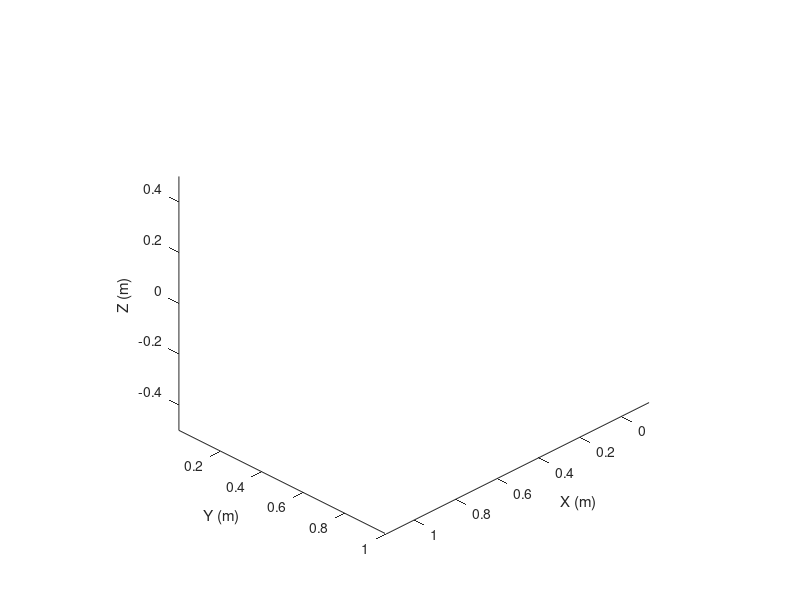

MATLAB code for this plot: (Note: this script raises an error after producing the figure.)
function bookPassingDemo()
% bookPassingDemo  Coordinate four robots to pass books between start and end poses.
%
%   The demo instantiates the LinearUR3, MotomanGP4, KUKAkr3 and AUBOi5
%   robots and has them pass red, blue and green books along a straight
%   line.  Start and end poses for each book are defined near the top of
%   this function.  Adjusting those poses is all that is required to move
%   the start or end locations – as long as the poses remain within the
%   robots' workspaces the robots will automatically compute new inverse
%   kinematics solutions for the hand-off.

% Copyright (c) 2024

%% Environment setup ---------------------------------------------------
close all; clc;

% Ensure the robot model folders and RVCTools are on the MATLAB path.
addpath(genpath(fullfile(pwd,'rvctools')));
addpath(fullfile(pwd,'@LinearUR3'));
addpath(fullfile(pwd,'@MotomanGP4'));
addpath(fullfile(pwd,'@KUKAkr3'));
addpath(fullfile(pwd,'@AUBOi5'));

figure('Color','w');
axis equal;
view(135,30);
hold on;
xlabel('X (m)'); ylabel('Y (m)'); zlabel('Z (m)');
light('Position',[0 0 10],'Style','infinite');
camlight headlight;

%% Robot instances ------------------------------------------------------
robotSequence = {
    struct('name','LinearUR3', 'instance', LinearUR3(transl(0, 0, 0)),      'color',[0.9 0.3 0.3])
    struct('name','MotomanGP4','instance', MotomanGP4(transl(0.9, 0, 0.0)), 'color',[0.3 0.3 0.9])
    struct('name','KUKAkr3',   'instance', KUKAkr3(transl(1.8, 0, 0.0)),    'color',[0.3 0.9 0.3])
    struct('name','AUBOi5',    'instance', AUBOi5(transl(2.7, 0, 0.0)),     'color',[0.9 0.7 0.3])
};

for rIdx = 1:numel(robotSequence)
    robot = robotSequence{rIdx}.instance.model;
    if isempty(robotSequence{rIdx}.instance.homeQ)
        qMid = mean(robot.qlim,2)';
    else
        qMid = robotSequence{rIdx}.instance.homeQ;
    end
    robotSequence{rIdx}.currentQ = qMid;
    robot.animate(qMid);
end

%% Book configuration --------------------------------------------------
books = {
    struct('label','Red Book',  'mesh','redBook.ply',  'start', transl(0.0, -0.3, 0.75) * trotz(pi/2), 'finish', transl(2.9, -0.3, 0.75) * trotz(pi/2))
    struct('label','Blue Book', 'mesh','blueBook.ply', 'start', transl(0.0,  0.0, 0.75) * trotz(pi/2), 'finish', transl(2.9,  0.0, 0.75) * trotz(pi/2))
    struct('label','Green Book','mesh','greenBook.ply','start', transl(0.0,  0.3, 0.75) * trotz(pi/2), 'finish', transl(2.9,  0.3, 0.75) * trotz(pi/2))
};

bookMeshes = cellfun(@(b) loadBookMesh(b.mesh), books, 'UniformOutput', false);

%% Execute the book hand-off sequence ----------------------------------
for bIdx = 1:numel(books)
    bookInfo = books{bIdx};
    meshInfo = bookMeshes{bIdx};

    fprintf('Passing %s\n', bookInfo.label);

    % Place book at the starting pose.
    bookPose = bookInfo.start;
    bookHandle = plotBook(meshInfo, bookPose);

    % Compute the hand-off poses along the line between the start and finish.
    stationTransforms = computeStations(bookInfo.start, bookInfo.finish, numel(robotSequence)+1);

    % Each robot performs a pick (station i) and place (station i+1).
    for rIdx = 1:numel(robotSequence)
        robotState = robotSequence{rIdx};
        robotModel = robotState.instance.model;

        pickupPose = stationTransforms{rIdx};
        dropPose   = stationTransforms{rIdx+1};

        qPickup = solveIK(robotModel, pickupPose, robotState.currentQ);
        robotState.currentQ = moveRobot(robotModel, robotState.currentQ, qPickup, false, bookHandle, meshInfo);

        % Attach the book to the robot and move to the drop pose.
        qDrop = solveIK(robotModel, dropPose, robotState.currentQ);
        robotState.currentQ = moveRobot(robotModel, robotState.currentQ, qDrop, true, bookHandle, meshInfo);

        % Detach the book at the drop pose for the next robot.
        bookPose = dropPose;
        updateBookPose(bookHandle, meshInfo, bookPose);

        robotSequence{rIdx}.currentQ = robotState.currentQ;
    end

    % Leave the book at its final destination before moving to the next one.
    updateBookPose(bookHandle, meshInfo, bookInfo.finish);
end

end

%% Helper functions -----------------------------------------------------

function meshData = loadBookMesh(filename)
    [faces, vertices, plyData] = plyread(filename, 'tri');

    try
        vertexColours = [plyData.vertex.red, plyData.vertex.green, plyData.vertex.blue] / 255;
    catch
        vertexColours = repmat([0.5, 0.5, 0.5], size(vertices, 1), 1);
    end

    meshData.faces = faces;
    meshData.vertices = vertices;
    meshData.vertexColours = vertexColours;
end

function h = plotBook(meshData, pose)
    transformed = applyTransform(meshData.vertices, pose);
    h = trisurf(meshData.faces, transformed(:,1), transformed(:,2), transformed(:,3), ...
        'FaceVertexCData', meshData.vertexColours, 'EdgeColor','none', 'FaceLighting','gouraud');
end

function updateBookPose(handle, meshData, pose)
    transformed = applyTransform(meshData.vertices, pose);
    set(handle, 'Vertices', transformed);
end

function transformed = applyTransform(vertices, pose)
    T = poseToMatrix(pose);
    pts = [vertices, ones(size(vertices,1),1)] * T';
    transformed = pts(:,1:3);
end

function T = poseToMatrix(pose)
    if isa(pose, 'RTBPose')
        T = pose.T;
    elseif isa(pose, 'SE3')
        T = pose.T;
    elseif isnumeric(pose)
        T = pose;
    else
        error('Unsupported pose type: %s', class(pose));
    end
end

function stationTransforms = computeStations(startPose, endPose, stationCount)
    fractions = linspace(0, 1, stationCount);
    stationTransforms = cell(1, stationCount);
    for i = 1:stationCount
        stationTransforms{i} = trinterp(startPose, endPose, fractions(i));
    end
end

function qSolution = solveIK(robotModel, targetPose, qInitial)
    try
        qSolution = robotModel.ikcon(targetPose, qInitial);
    catch
        qSolution = robotModel.ikine(targetPose, 'mask', [1 1 1 1 1 1], 'q0', qInitial);
    end
end

function qFinal = moveRobot(robotModel, qStart, qTarget, carryBook, bookHandle, meshData)
    steps = 50;
    trajectory = jtraj(qStart, qTarget, steps);

    for k = 1:steps
        robotModel.animate(trajectory(k,:));
        if carryBook
            eePose = robotModel.fkine(trajectory(k,:));
            updateBookPose(bookHandle, meshData, eePose);
        end
        drawnow();
    end

    qFinal = qTarget;
end
